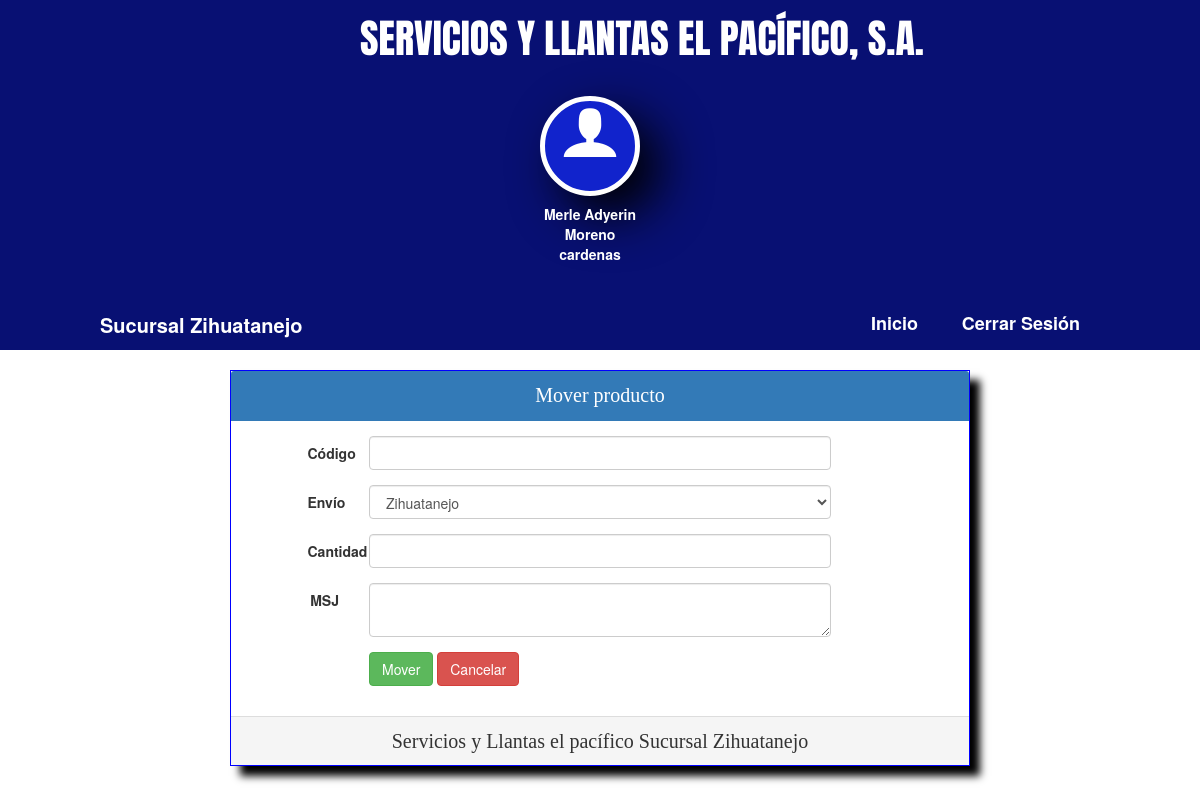
The app's page /Control/Con_almacen/con-movimiento.php (signed in) with its own data.
### tables this page shows
CREATE TABLE `personal` (
  `Id_persona` int(11) NOT NULL,
  `Nombre` varchar(50) NOT NULL,
  `Pass` varchar(300) NOT NULL,
  `Tipo` varchar(50) NOT NULL,
  `Tel` varchar(10) NOT NULL,
  `Celular` varchar(10) NOT NULL,
  `Ciudad_pe` varchar(50) NOT NULL,
  `Colonia_pe` varchar(50) NOT NULL,
  `Calle_pe` varchar(50) NOT NULL,
  `RFC` varchar(13) NOT NULL,
  `Id_sucu_1` int(11) NOT NULL
);

CREATE TABLE `sucursal` (
  `Id_sucu` int(11) NOT NULL,
  `Administrador` varchar(50) NOT NULL,
  `Ciudad` varchar(50) NOT NULL,
  `Colonia` varchar(50) NOT NULL,
  `Calle` varchar(50) NOT NULL,
  `Correo` varchar(50) NOT NULL,
  `Tel` varchar(10) NOT NULL,
  `RfC` varchar(13) NOT NULL,
  `CP` varchar(5) NOT NULL
);

### Control/Con_almacen/con-movimiento.php (called while the page is built, shortened)
<?php date_default_timezone_set('America/Monterrey');
include("../../Vista/Almacen/movimiento.php");
 ?>

### Vista/Almacen/movimiento.php (the view, shortened to what this page needs)
<!DOCTYPE html>
<html lang="en">
<head>
	<link rel="stylesheet" type="text/css" href="../../Diseño/css/bootstrap.min.css">
  	<link rel="stylesheet" type="text/css" href="../../Diseño/iconos/fonts/style.css">
  	<link rel="stylesheet" type="text/css" href="../../Diseño/css-almacen/diseño-movimiento.css">
</head>
<body>
<?php
  if (!isset($_SESSION["usuario"])) {
    header("location:../../Control/iniciar.php");
  }else {
    include("../../Control/conexion.php");
    $consul="SELECT Id_sucu,Nombre,Tipo,Ciudad FROM personal JOIN sucursal ON sucursal.Id_sucu=personal.Id_sucu_1 WHERE Id_persona=:usua";
    $re=$con->prepare($consul);
    $re->execute(array(":usua"=>$_SESSION['usuario']));
    while ($row=$re->fetch(PDO::FETCH_ASSOC)) {
     $nom=$row['Nombre'];
     $sucu=$row['Ciudad'];
     $tipo=$row['Tipo'];
    }
  }
 ?>
 <?php
 if ($tipo=="Administrativo") {
  echo "
  <header>
  <div class='titulo'>SERVICIOS Y LLANTAS EL PACÍFICO, S.A.</div>
    <div class='img'>
    <span class='icon-user'></span>
    <div class='globo'>
     $tipo
  </div>
    </div>
    <div class='usuario'>
      <strong>$nom</strong>
    </div>
</header>
<div class='encabezado'>
    <div class='wrapper'>
    <div class='logo'>Sucursal $sucu</div>
      <nav class='barra'>
        <a href='../../Vista/Admi/incio-admi.php'>Admistrador</a>
        <a href='../../Vista/Almacen/inicio_almacen.php'>Inicio</a>
        <a href='../../Control/cerrar.php'>Cerrar Sesión</a>
      </nav>
    </div>
</div>
  ";
 }else{
   echo "
  <header>
  <div class='titulo'>SERVICIOS Y LLANTAS EL PACÍFICO, S.A.</div>
    <div class='img'>
    <span class='icon-user'></span>
    <div class='globo'>
     $tipo
  </div>
    </div>
    <div class='usuario'>
      <strong>".$nom."</strong>
    </div>
</header>
<div class='encabezado'>
    <div class='wrapper'>
    <div class='logo'>Sucursal $sucu</div>
      <nav class='barra'>
        <a href='../../Vista/Almacen/inicio_almacen.php'>Inicio</a>
        <a href='../../Control/cerrar.php'>Cerrar Sesión</a>
      </nav>
    </div>
</div>
  ";
 }
  ?>
<br>
<div class="container">
<div class="panel-primary" id="pa">
	<div class="panel-heading">Mover producto</div>
	<div class="panel-body">
	<section>
		<article>
			<form action="../../Control/Con_almacen/con-movimiento.php" method="post" class="form-horizontal">
            <div class="form-group">
            <label class="control-label col-xs-1 col-sm-1 col-md-1 col-lg-1 col-lg-offset-1">Código</label>
            <div class="col-xs-12 col-sm-12 col-md-8 col-lg-8" >
            <input type="text" name="id_pro" id="id_pro" class="form-control">
            </div>
            </div>
				    <?php
				    	require("../../Control/conexion.php");
				    	$cons="SELECT *FROM sucursal";
						$res=$con->prepare($cons);
						$res->execute();
						echo "<div class='form-group'>";
						echo '<label class="control-label col-xs-1 col-sm-1 col-md-1 col-lg-1 col-lg-offset-1">Envío</label>';
						echo "<div class='col-xs-12 col-sm-12 col-md-8 col-lg-8'>";
						echo "<select name='destino' class='form-control'>";
						while ($row=$res->fetch(PDO::FETCH_ASSOC)) {
							echo "<option value='$row[Ciudad]'> $row[Ciudad] </option>";
						}
						echo "</select>";
						echo "</div>";
						echo "</div>";
				     ?>
					  <div class="form-group">
				    <label class="control-label col-xs-1 col-sm-1 col-md-1 col-lg-1 col-lg-offset-1">Cantidad</label>
				    <div class="col-xs-12 col-sm-12 col-md-8 col-lg-8">
				    <input type="text" name="cantidad" id="cantidad" class="form-control">
				    </div>
				    </div>
				    <div class="form-group">
				    <label class="control-label col-xs-1 col-sm-1 col-md-1 col-lg-1 col-lg-offset-1">MSJ</label>
				    <div class="col-xs-12 col-sm-12 col-md-8 col-lg-8">
				    <textarea type="text" name="nota" id="nota" class="form-control"></textarea>
				    </div>
				    </div>
				    <div class="form-group">
            <label class="control-label col-xs-1 col-sm-1 col-md-1 col-lg-1 col-lg-offset-1"></label>
            <div class="col-xs-12 col-sm-12 col-md-8 col-lg-8 ">
            <input type="submit" value="Mover" class="btn btn-success" id="envio" >
            <input type="button" class="btn btn-danger " value="Cancelar" onClick="location.href='../../Control/Con_almacen/con-movimiento.php'"/>
            </div>
            </div>
			</form>
		</article>
	</section>
	</div>
	<div class="panel-footer fondo-panel">Servicios y Llantas el pacífico <?php echo "Sucursal ".$sucu; ?></div>
</div>
</div>
<br>
</body>
</html>

### Diseño/css-almacen/diseño-movimiento.css (style rules this page uses)
* { padding: 0px; margin:0px; }
body { background: #fff; }
header { width: 100%; height: 300px; background: #081073; }
.usuario { position:absolute; width: 100px; height: 50px; color: #ffffff; left:45%; margin-top: 17%; text-align: center; }
.img { position: absolute; width: 100px; height: 100px; background:#1123CC; left: 45%; margin-top: 8%; color: #ffffff; text-align: center; border-radius: 100%; border: 5px solid #ffffff; box-shadow: 20px 20px 50px black; }
.icon-user { font-size: 60px; }
.encabezado { width: 100%; background:#081073; color: #ffffff; overflow: hidden; }
.titulo { font-size: 40px; color: #fff; position: absolute; left: 30%; top:10px; font-family: 'Anton', sans-serif; }
.wrapper { width: 90%; max-width: 1000px; margin: auto; overflow: hidden; }
.encabezado .logo { color: #fff; font-size: 20px; line-height: 50px; font-weight: bold; float: left; }
.encabezado .barra { float: right; line-height: 20px; }
.encabezado .barra a { display: inline-block; color: #fff; text-decoration: none; padding:10px 20px; line-height: normal; font-size: 18px; font-weight: bold; -webkit-transition: all 500ms ease; -moz-transition: all 500ms ease; -ms-transition: all 500ms ease; -o-transition: all 500ms ease; transition: all 500ms ease; }
.panel-primary { max-width: 740px; box-shadow: 10px 10px 8px black; border: 1px solid blue; margin: auto; }
.panel-heading { font-family: 'Arvo', serif; font-size: 20px; text-align: center; }
.panel-footer { font-family: 'Arvo', serif; font-size: 20px; text-align: center; }

### records on screen
personal: Nombre "Merle Adyerin Moreno cardenas", Id_sucu_1.Ciudad "Zihuatanejo"

### other values on screen
form field destino "Zihuatanejo"
